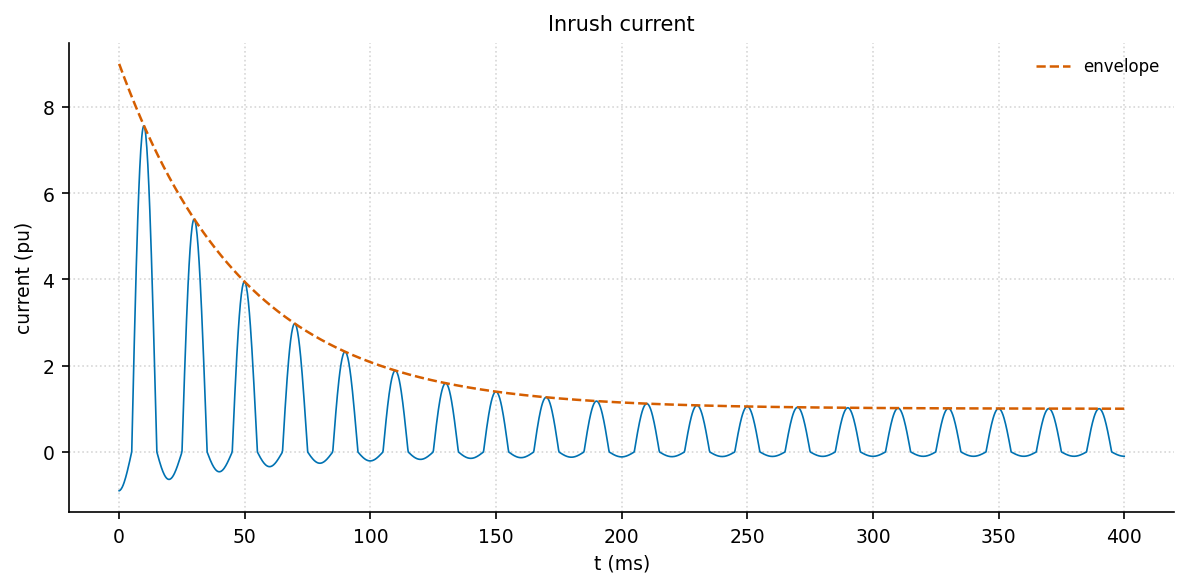

Generate this figure with Python:
"""inrush_current: 变压器/电机励磁涌流的衰减波形."""
import sys, os; sys.path.insert(0, os.path.join(os.path.dirname(os.path.abspath(__file__)), '..', '..', '_utils', 'python'))
import numpy as np
import matplotlib.pyplot as plt
from theme import apply_theme
from palette import cycle

def make_figure(title='Inrush current'):
    apply_theme(fig_size=(8, 4))
    f = 50; fs = 5000
    t = np.linspace(0, 0.4, int(0.4*fs))
    envelope = 8*np.exp(-t/0.05) + 1
    i = envelope * np.sin(2*np.pi*f*t - np.pi/2)
    i = np.where(i > 0, i, 0.1*i)
    fig, ax = plt.subplots()
    ax.plot(t*1000, i, color=cycle(0), linewidth=0.8)
    ax.plot(t*1000, envelope, '--', color=cycle(1), linewidth=1.2, label='envelope')
    ax.set_xlabel('t (ms)'); ax.set_ylabel('current (pu)'); ax.set_title(title)
    ax.legend(); ax.grid(True, linestyle=':', alpha=0.5)
    fig.tight_layout()
    return fig

if __name__ == '__main__':
    fig = make_figure(); fig.savefig(__file__.replace('.py', '.png'), dpi=150)
